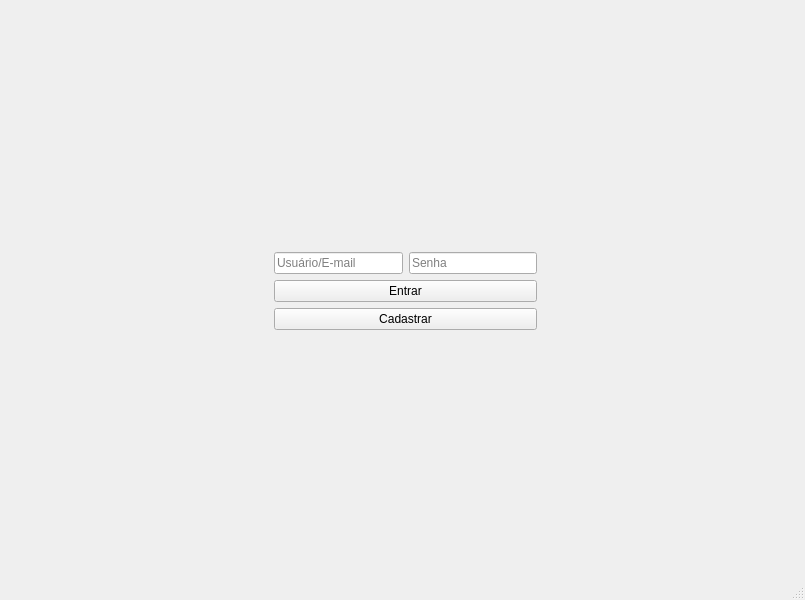
<?xml version="1.0" encoding="UTF-8"?>
<ui version="4.0">
 <class>MainWindow</class>
 <widget class="QMainWindow" name="MainWindow">
  <property name="geometry">
   <rect>
    <x>0</x>
    <y>0</y>
    <width>805</width>
    <height>600</height>
   </rect>
  </property>
  <property name="palette">
   <palette>
    <active>
     <colorrole role="Text">
      <brush brushstyle="SolidPattern">
       <color alpha="255">
        <red>85</red>
        <green>255</green>
        <blue>0</blue>
       </color>
      </brush>
     </colorrole>
     <colorrole role="PlaceholderText">
      <brush brushstyle="SolidPattern">
       <color alpha="128">
        <red>85</red>
        <green>255</green>
        <blue>0</blue>
       </color>
      </brush>
     </colorrole>
    </active>
    <inactive>
     <colorrole role="Text">
      <brush brushstyle="SolidPattern">
       <color alpha="255">
        <red>85</red>
        <green>255</green>
        <blue>0</blue>
       </color>
      </brush>
     </colorrole>
     <colorrole role="PlaceholderText">
      <brush brushstyle="SolidPattern">
       <color alpha="128">
        <red>85</red>
        <green>255</green>
        <blue>0</blue>
       </color>
      </brush>
     </colorrole>
    </inactive>
    <disabled>
     <colorrole role="Text">
      <brush brushstyle="SolidPattern">
       <color alpha="255">
        <red>190</red>
        <green>190</green>
        <blue>190</blue>
       </color>
      </brush>
     </colorrole>
     <colorrole role="PlaceholderText">
      <brush brushstyle="SolidPattern">
       <color alpha="128">
        <red>0</red>
        <green>0</green>
        <blue>0</blue>
       </color>
      </brush>
     </colorrole>
    </disabled>
   </palette>
  </property>
  <property name="windowTitle">
   <string>Login!</string>
  </property>
  <widget class="QWidget" name="centralwidget">
   <widget class="QWidget" name="gridLayoutWidget">
    <property name="geometry">
     <rect>
      <x>10</x>
      <y>10</y>
      <width>791</width>
      <height>561</height>
     </rect>
    </property>
    <layout class="QGridLayout" name="gridLayout">
     <item row="4" column="1">
      <widget class="QPushButton" name="cadastrar">
       <property name="text">
        <string>Cadastrar</string>
       </property>
      </widget>
     </item>
     <item row="4" column="2">
      <spacer name="horizontalSpacer_6">
       <property name="orientation">
        <enum>Qt::Horizontal</enum>
       </property>
       <property name="sizeHint" stdset="0">
        <size>
         <width>40</width>
         <height>20</height>
        </size>
       </property>
      </spacer>
     </item>
     <item row="3" column="0">
      <spacer name="horizontalSpacer_3">
       <property name="orientation">
        <enum>Qt::Horizontal</enum>
       </property>
       <property name="sizeHint" stdset="0">
        <size>
         <width>40</width>
         <height>20</height>
        </size>
       </property>
      </spacer>
     </item>
     <item row="1" column="0">
      <spacer name="horizontalSpacer">
       <property name="orientation">
        <enum>Qt::Horizontal</enum>
       </property>
       <property name="sizeHint" stdset="0">
        <size>
         <width>40</width>
         <height>20</height>
        </size>
       </property>
      </spacer>
     </item>
     <item row="4" column="0">
      <spacer name="horizontalSpacer_5">
       <property name="orientation">
        <enum>Qt::Horizontal</enum>
       </property>
       <property name="sizeHint" stdset="0">
        <size>
         <width>40</width>
         <height>20</height>
        </size>
       </property>
      </spacer>
     </item>
     <item row="1" column="1">
      <layout class="QHBoxLayout" name="horizontalLayout">
       <item>
        <widget class="QLineEdit" name="email">
         <property name="palette">
          <palette>
           <active>
            <colorrole role="PlaceholderText">
             <brush brushstyle="SolidPattern">
              <color alpha="128">
               <red>0</red>
               <green>0</green>
               <blue>0</blue>
              </color>
             </brush>
            </colorrole>
           </active>
           <inactive>
            <colorrole role="PlaceholderText">
             <brush brushstyle="SolidPattern">
              <color alpha="128">
               <red>0</red>
               <green>0</green>
               <blue>0</blue>
              </color>
             </brush>
            </colorrole>
           </inactive>
           <disabled>
            <colorrole role="PlaceholderText">
             <brush brushstyle="SolidPattern">
              <color alpha="128">
               <red>0</red>
               <green>0</green>
               <blue>0</blue>
              </color>
             </brush>
            </colorrole>
           </disabled>
          </palette>
         </property>
         <property name="placeholderText">
          <string>Usuário/E-mail</string>
         </property>
        </widget>
       </item>
       <item>
        <widget class="QLineEdit" name="senha">
         <property name="palette">
          <palette>
           <active>
            <colorrole role="PlaceholderText">
             <brush brushstyle="SolidPattern">
              <color alpha="128">
               <red>0</red>
               <green>0</green>
               <blue>0</blue>
              </color>
             </brush>
            </colorrole>
           </active>
           <inactive>
            <colorrole role="PlaceholderText">
             <brush brushstyle="SolidPattern">
              <color alpha="128">
               <red>0</red>
               <green>0</green>
               <blue>0</blue>
              </color>
             </brush>
            </colorrole>
           </inactive>
           <disabled>
            <colorrole role="PlaceholderText">
             <brush brushstyle="SolidPattern">
              <color alpha="128">
               <red>0</red>
               <green>0</green>
               <blue>0</blue>
              </color>
             </brush>
            </colorrole>
           </disabled>
          </palette>
         </property>
         <property name="placeholderText">
          <string>Senha</string>
         </property>
        </widget>
       </item>
      </layout>
     </item>
     <item row="5" column="1">
      <spacer name="verticalSpacer">
       <property name="orientation">
        <enum>Qt::Vertical</enum>
       </property>
       <property name="sizeHint" stdset="0">
        <size>
         <width>20</width>
         <height>40</height>
        </size>
       </property>
      </spacer>
     </item>
     <item row="3" column="1">
      <widget class="QPushButton" name="entrar">
       <property name="text">
        <string>Entrar</string>
       </property>
      </widget>
     </item>
     <item row="3" column="2">
      <spacer name="horizontalSpacer_4">
       <property name="orientation">
        <enum>Qt::Horizontal</enum>
       </property>
       <property name="sizeHint" stdset="0">
        <size>
         <width>40</width>
         <height>20</height>
        </size>
       </property>
      </spacer>
     </item>
     <item row="1" column="2">
      <spacer name="horizontalSpacer_2">
       <property name="orientation">
        <enum>Qt::Horizontal</enum>
       </property>
       <property name="sizeHint" stdset="0">
        <size>
         <width>40</width>
         <height>20</height>
        </size>
       </property>
      </spacer>
     </item>
     <item row="0" column="1">
      <spacer name="verticalSpacer_2">
       <property name="orientation">
        <enum>Qt::Vertical</enum>
       </property>
       <property name="sizeHint" stdset="0">
        <size>
         <width>20</width>
         <height>40</height>
        </size>
       </property>
      </spacer>
     </item>
    </layout>
   </widget>
  </widget>
  <widget class="QStatusBar" name="statusbar"/>
 </widget>
 <resources/>
 <connections/>
</ui>
